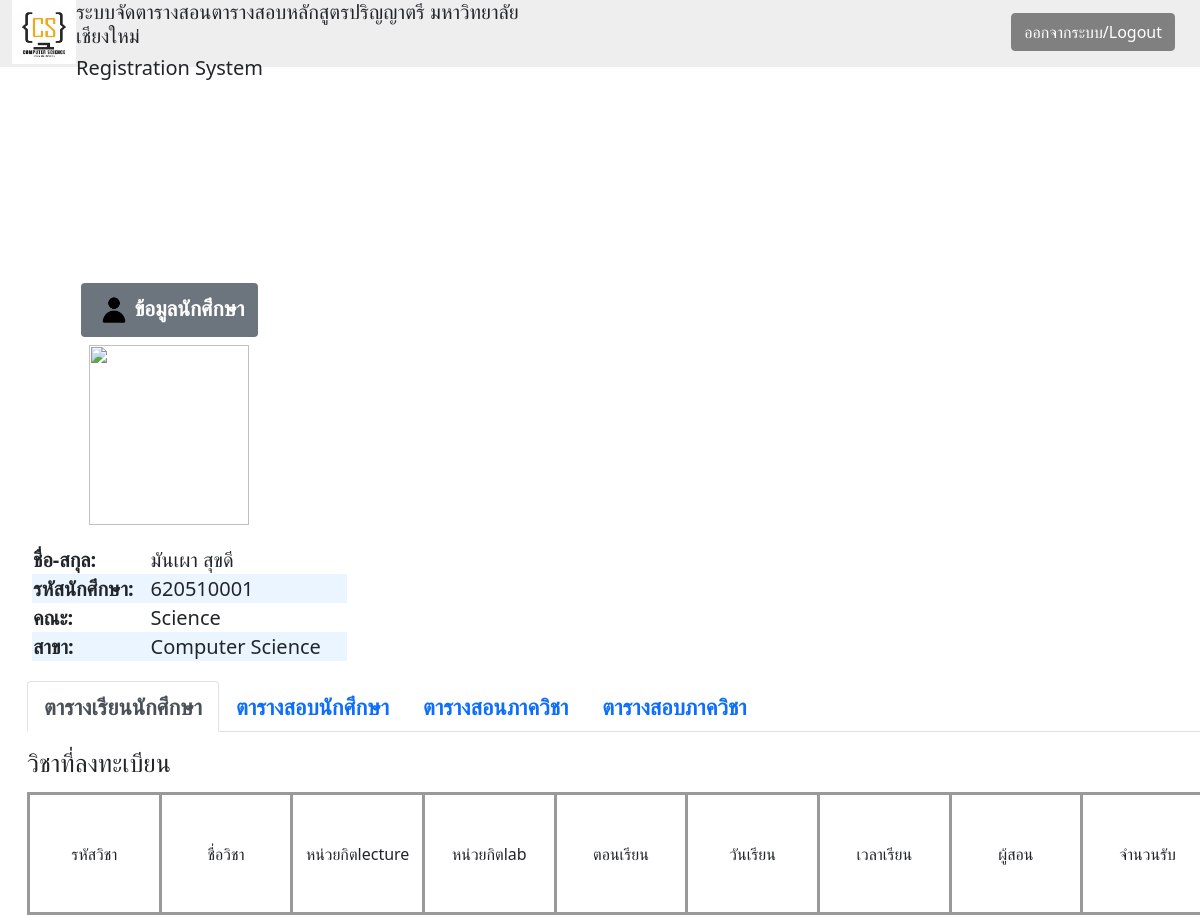
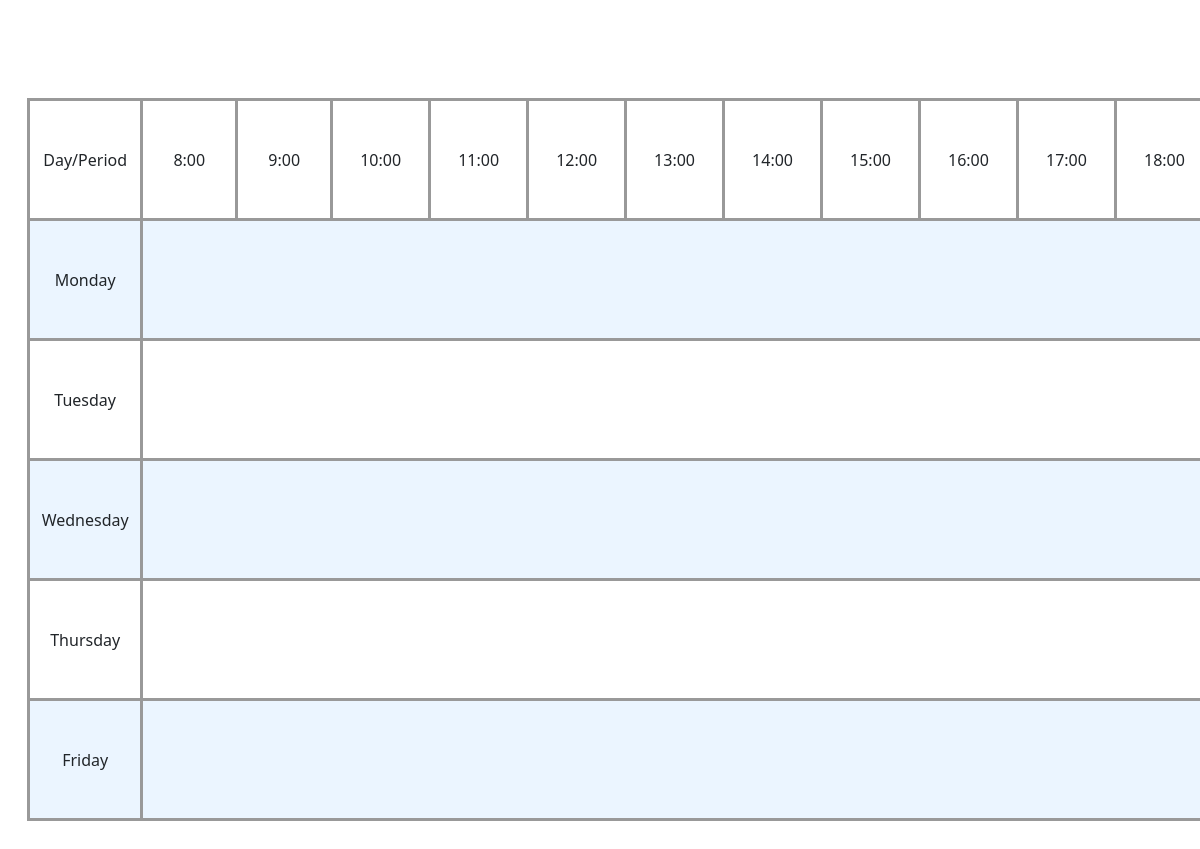
Screenshot of /RegWeb/StudentInfo.php (signed in) with the database file from the repository (2 pictures, top to bottom).
### tables this page shows
CREATE TABLE `student` (
  `std_ID` varchar(9) NOT NULL,
  `std_fname` varchar(30) NOT NULL,
  `std_lname` varchar(30) NOT NULL,
  `sex` varchar(1) NOT NULL,
  `email` varchar(30) NOT NULL,
  `d_ID` varchar(3) NOT NULL,
  `t_ID` varchar(30) NOT NULL
);

CREATE TABLE `faculty` (
  `fac_ID` varchar(2) NOT NULL,
  `fac_name` varchar(30) NOT NULL
);

CREATE TABLE `department` (
  `dept_ID` varchar(3) NOT NULL,
  `dept_name` varchar(30) NOT NULL,
  `fac_ID` varchar(2) NOT NULL
);

### RegWeb/StudentInfo.php (the view, shortened to what this page needs)
<?php
include 'connect.php';
$username = $_SESSION['username_student'];
$student_info = "SELECT * FROM student,department,faculty where email = '$username' AND student.d_ID = department.dept_ID AND department.fac_ID = faculty.fac_ID";
$rlt = mysqli_query($connect,$student_info);
?>
<html>
<link href="https://cdn.jsdelivr.net/npm/bootstrap@5.1.0/dist/css/bootstrap.min.css" rel="stylesheet">
<div class="container-fluid" style = "background-color: #eee; height:67px;">
    <div class="row">
        <div class="col-sm">
            <img src = "picture/logo.png" width = "64" height = "64" style = "float: left;">
            <div style = "margin:"><h5>ระบบจัดตารางสอนตารางสอบหลักสูตรปริญญาตรี มหาวิทยาลัยเชียงใหม่</h5>
            <h5>Registration System</h5></div>
        </div>
        <div class="col-sm" style = "text-align: right; margin: 13px">
            <a style ="background-color:grey; border-color:grey;" href="http://127.0.0.1/RegWeb/Logout.php" class="btn btn-primary" tabindex="-1" role="button" aria-disabled="true">ออกจากระบบ/Logout</a>
        </div>
    </div>
</div>
<body>
<div class="container-fluid">
    <div class="row" style = "top: 15%; position: absolute;">
        <div class="col-md-auto" style =  " text-align: center;">
            <h3><span class="badge bg-secondary"><img src="picture/user_icon.png" width = "30" height = "30" style = "margin: 5px; ">ข้อมูลนักศึกษา</span><h3>
            <img src=<?="picture/",$username,'.jpg'?> width = "160" height = "180">
             <table style = "text-align: left; margin: 20; font-size:20px;">
             <?php foreach($rlt as $data){ ?>
                <tr>
                    <td><strong>ชื่อ-สกุล: </strong></td>
                    <td><?=$data['std_fname'],' ',$data['std_lname']?></td>
                </tr>
                <tr>
                    <td><strong>รหัสนักศึกษา: </strong></td>
                    <td><?=$data['std_ID']?></td>
                </tr>
                <tr>
                    <td><strong>คณะ: </strong></td>
                    <td><?=$data['fac_name']?></td>
                </tr>
                <tr>
                    <td><strong>สาขา: </strong></td>
                    <td><?=$data['dept_name']?></td>
                </tr>
                <?php } ?>
             </table>
        </div>
        <div class="col-md-auto" style =  "text-align: center; margin-left: 15;">
            <ul class="nav nav-tabs" style="font-size:22px; font-weight:bold;">
                <li class="nav-item">
                        <a class="nav-link active" href="http://127.0.0.1/RegWeb/StudentInfo.php">ตารางเรียนนักศึกษา</a>
                </li>
                <li class="nav-item">
                    <a class="nav-link" href="http://127.0.0.1/RegWeb/StudentExamTable.php">ตารางสอบนักศึกษา</a>
                </li>
                <li class="nav-item">
                    <a class="nav-link" href="http://127.0.0.1/RegWeb/DeptTeachStudent.php">ตารางสอนภาควิชา</a>
                </li>
                <li class="nav-item">
                    <a class="nav-link" href="http://127.0.0.1/RegWeb/DeptExamStudent.php">ตารางสอบภาควิชา</a>
                </li>
            </ul>
            <h1 style = "text-align: left; font-size:25px; margin-top: 15;">วิชาที่ลงทะเบียน</h1>
            <table class = "mix" style = "margin-top: 15; text-align: center; margin-bottom: 100;">
                <tr>
                    <td>รหัสวิชา</td>
                    <td>ชื่อวิชา</td>
                    <td>หน่วยกิตlecture</td>
                    <td>หน่วยกิตlab</td>
                    <td>ตอนเรียน</td>
                    <td>วันเรียน</td>
                    <td>เวลาเรียน</td>
                    <td>ผู้สอน</td>
                    <td>จำนวนรับ</td>
                </tr>
            </table>
            <table class = "mix" style = "margin-top: 15; text-align: center; margin-bottom: 150;">
                <tr>
                    <td>Day/Period</td>
                    <td>8:00</td>
                    <td>9:00</td>
                    <td>10:00</td>
                    <td>11:00</td>
                    <td>12:00</td>
                    <td>13:00</td>
                    <td>14:00</td>
                    <td>15:00</td>
                    <td>16:00</td>
                    <td>17:00</td>
                    <td>18:00</td>
                </tr>
                <tr>
                    <td>Monday</td>
                    <td colspan = "12">
                    </td>
                </tr>
                <tr>
                    <td>Tuesday</td>
                    <td colspan = "12">
                    </td>
                </tr>
                <tr>
                    <td>Wednesday</td>
                    <td colspan = "12"></td>
                </tr>
                <tr>
                    <td>Thursday</td>
                    <td colspan = "12">
                    </td>
                </tr>
                <tr>
                    <td>Friday</td>
                    <td colspan = "12">
                    </td>
                </tr>
            </table>
        </div>
    </div>
</div>
</body>
</html>

### RegWeb/StudentInfo.php (style rules this page uses)
table { border-collapse: collapse; width: 100%; }
tr:nth-child(even) { background-color: #EBF5FF; }
.mix, .mix td { border: 3px solid #999; }
.mix td { height: 120px; width: 124px; }

### rows the page displays
student: std_fname "มันเผา", std_lname "สุขดี", std_ID "620510001", faculty.fac_name "Science", d_ID.dept_name "Computer Science"
